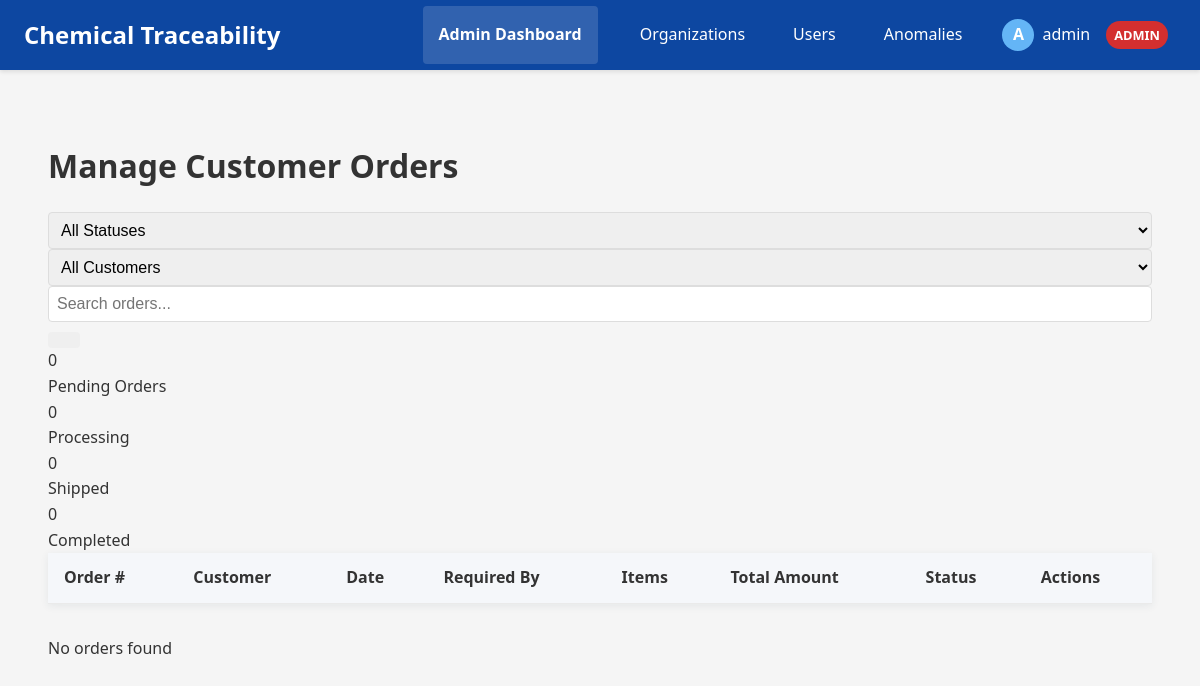
The app's page /distributor/manage-orders (signed in), older data.
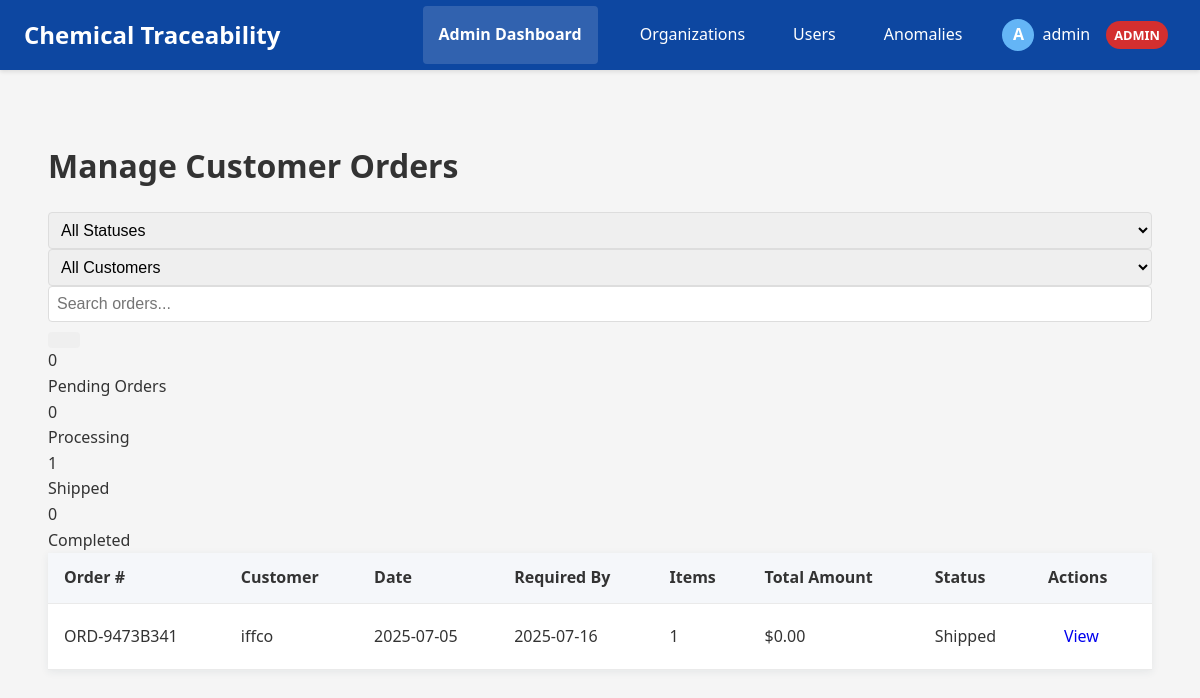
The same page, newer data.
### app/models.py (models this page shows, shortened)
class ChemicalOrder(db.Model):
    id = db.Column(db.Integer, primary_key=True)
    order_number = db.Column(db.String(50), unique=True, nullable=False)
    customer_id = db.Column(db.Integer, db.ForeignKey('user.id'), nullable=False)
    customer_org_id = db.Column(db.Integer, db.ForeignKey('organization.id'), nullable=False)
    order_date = db.Column(db.DateTime, default=datetime.utcnow)
    required_by_date = db.Column(db.Date, nullable=True)
    delivery_address = db.Column(db.Text, nullable=False)
    special_instructions = db.Column(db.Text, nullable=True)
    status = db.Column(db.String(20), default='pending')  # pending, approved, processing, shipped, delivered, cancelled
    approved_by = db.Column(db.Integer, db.ForeignKey('user.id'), nullable=True)
    approved_at = db.Column(db.DateTime, nullable=True)
    processed_by = db.Column(db.Integer, db.ForeignKey('user.id'), nullable=True)
    processed_at = db.Column(db.DateTime, nullable=True)
    shipped_by = db.Column(db.Integer, db.ForeignKey('user.id'), nullable=True)
    shipped_at = db.Column(db.DateTime, nullable=True)
    tracking_number = db.Column(db.String(100), nullable=True)
    carrier = db.Column(db.String(50), nullable=True)
    estimated_delivery = db.Column(db.Date, nullable=True)
    delivered_at = db.Column(db.DateTime, nullable=True)
    received_by = db.Column(db.String(100), nullable=True)
    total_amount = db.Column(db.Float, default=0.0)
    customer = db.relationship('User', foreign_keys=[customer_id], backref='orders_placed')
    customer_org = db.relationship('Organization', backref='orders')
    approver = db.relationship('User', foreign_keys=[approved_by], backref='orders_approved', uselist=False)
    processor = db.relationship('User', foreign_keys=[processed_by], backref='orders_processed', uselist=False)
    shipper = db.relationship('User', foreign_keys=[shipped_by], backref='orders_shipped', uselist=False)
    items = db.relationship('OrderItem', backref='order', cascade='all, delete-orphan')

class Organization(db.Model):
    id = db.Column(db.Integer, primary_key=True)
    name = db.Column(db.String(100), nullable=False)
    email_domain = db.Column(db.String(100), nullable=False, unique=True)
    description = db.Column(db.Text, nullable=True)
    created_at = db.Column(db.DateTime, default=datetime.utcnow)
    active = db.Column(db.Boolean, default=True)
    can_manufacture = db.Column(db.Boolean, default=False)
    can_distribute = db.Column(db.Boolean, default=False)
    can_receive = db.Column(db.Boolean, default=False)
    users = db.relationship('User', backref='organization', lazy=True)

### app/routes/distributor.py (the view)
@distributor_bp.route('/manage-orders')
@login_required
@distributor_required
def manage_orders():
    orders = ChemicalOrder.query.order_by(ChemicalOrder.order_date.desc()).all()
    pending_orders = sum(1 for order in orders if order.status == 'pending')
    processing_orders = sum(1 for order in orders if order.status == 'processing')
    shipped_orders = sum(1 for order in orders if order.status == 'shipped')
    completed_orders = sum(1 for order in orders if order.status == 'delivered')
    stats = {
        'pending_orders': pending_orders,
        'processing_orders': processing_orders,
        'shipped_orders': shipped_orders,
        'completed_orders': completed_orders
    }
    organizations = Organization.query.filter_by(can_receive=True).all()
    return render_template('distributor/manage_orders.html',
                           orders=orders,
                           stats=stats,
                           organizations=organizations)

### app/models.py (called while the page is built, shortened)
    def has_role(self, role_type):
        if self.is_admin:
            return True

### app/templates/distributor/manage_orders.html (shortened to what this page needs)
{% extends 'base.html' %}
{% block content %}
<div class="manage-orders-container">
  <div class="page-header">
    <h1>Manage Customer Orders</h1>
    <div class="header-actions">
      <div class="filter-controls">
        <select id="statusFilter" class="form-control">
          <option value="all">All Statuses</option>
        </select>
        <select id="customerFilter" class="form-control">
          <option value="all">All Customers</option>
        </select>
      </div>
      <div class="search-box">
        <input type="text" id="orderSearch" class="form-control" placeholder="Search orders...">
        <button id="searchBtn" class="btn btn-outline-primary">
        </button>
      </div>
    </div>
  </div>
  <div class="orders-stats">
    <div class="stat-card">
      <div class="stat-content">
        <div class="stat-value">{{ stats.pending_orders }}</div>
        <div class="stat-label">Pending Orders</div>
      </div>
    </div>
    <div class="stat-card">
      <div class="stat-content">
        <div class="stat-value">{{ stats.processing_orders }}</div>
        <div class="stat-label">Processing</div>
      </div>
    </div>
    <div class="stat-card">
      <div class="stat-content">
        <div class="stat-value">{{ stats.shipped_orders }}</div>
        <div class="stat-label">Shipped</div>
      </div>
    </div>
    <div class="stat-card">
      <div class="stat-content">
        <div class="stat-value">{{ stats.completed_orders }}</div>
        <div class="stat-label">Completed</div>
      </div>
    </div>
  </div>
  <div class="orders-table-container">
    <table class="orders-table">
      <thead>
        <tr>
          <th>Order #</th>
          <th>Customer</th>
          <th>Date</th>
          <th>Required By</th>
          <th>Items</th>
          <th>Total Amount</th>
          <th>Status</th>
          <th>Actions</th>
        </tr>
      </thead>
      <tbody>
        {% for order in orders %}
        <tr data-status="{{ order.status }}" data-customer="{{ order.customer_org_id }}">
          <td>{{ order.order_number }}</td>
          <td>{{ order.customer_org.name }}</td>
          <td>{{ order.order_date.strftime('%Y-%m-%d') }}</td>
          <td>{{ order.required_by_date.strftime('%Y-%m-%d') if order.required_by_date else 'Not specified' }}</td>
          <td>{{ order.items|length }}</td>
          <td>${{ "%.2f"|format(order.total_amount) }}</td>
          <td>
            <span class="status-badge {{ order.status }}">{{ order.status|title }}</span>
          </td>
          <td class="actions-cell">
            <a href="{{ url_for('distributor_bp.view_order', order_id=order.id) }}" class="btn btn-sm btn-outline-primary">
               View
            </a>
          </td>
        </tr>
        {% endfor %}
      </tbody>
    </table>
  </div>
  {% if not orders %}
  <div class="no-orders">
    <div class="no-data-message">
      <p>No orders found</p>
    </div>
  </div>
  {% endif %}
</div>
{% endblock %}

Row changes from the older to the newer data that the page shows:
added ChemicalOrder: order_number "ORD-9473B341", customer_org.name "iffco", order_date "2025-07-05", required_by_date "2025-07-16", items|length "1", total_amount "0.00", status "Shipped"
Text that changed along with them:
{{ stats.shipped_orders }}: "0" → "1"
text no longer shown: "No orders found"
